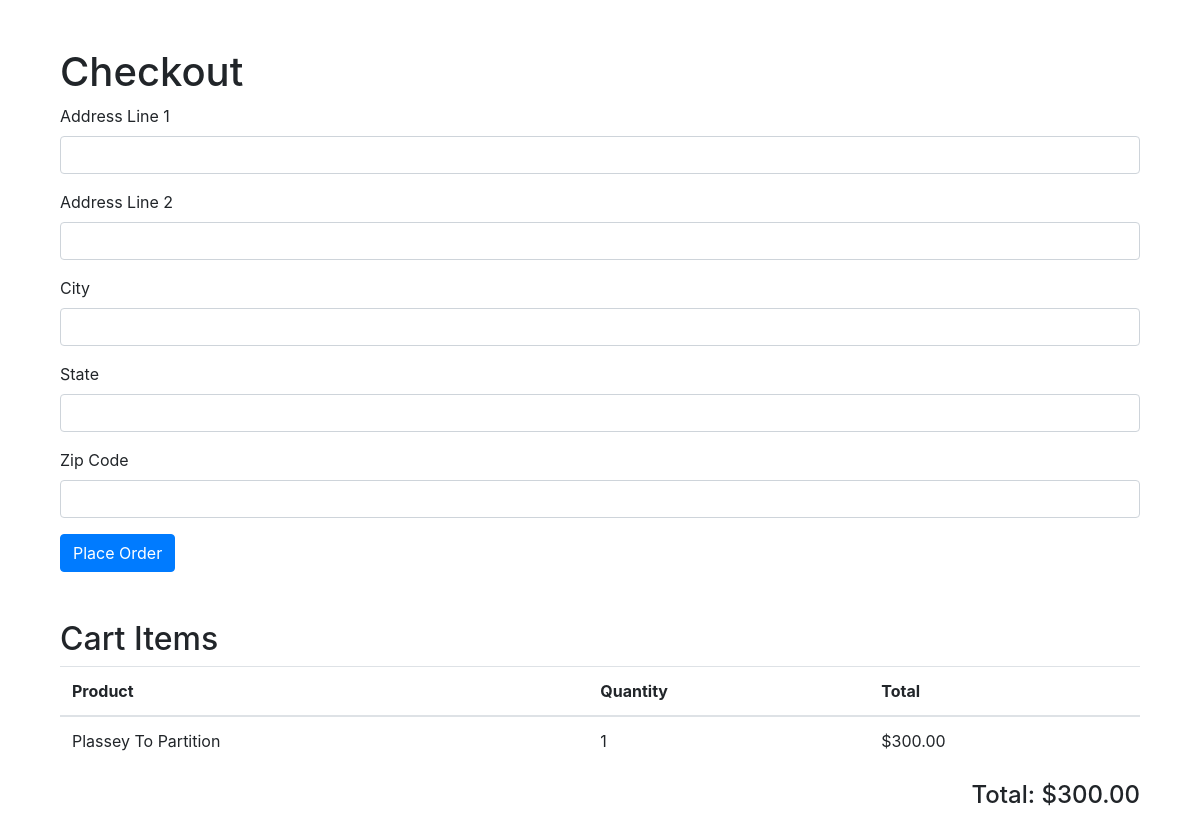
The app's page /checkout/ (signed in) with its own data.
### bookstore/models.py (models this page shows, shortened)
class CartItem(models.Model):
    cart = models.ForeignKey(Cart,related_name='items', on_delete=models.CASCADE)
    book = models.ForeignKey(Book, on_delete=models.CASCADE)
    quantity = models.IntegerField(default=1)

class Book(models.Model):
    title = models.CharField(max_length=255)
    author = models.CharField(max_length=100)
    description = models.TextField()
    price = models.DecimalField(max_digits=10, decimal_places=2)
    published_date = models.DateField()
    categories = models.ManyToManyField(Category)
    image = models.ImageField(upload_to='book_images/', null=True, blank=True)
    default_rating = models.FloatField(default=2.5)

### bookstore/views.py (the view, shortened to what this page needs)
# urls.py: path('checkout/', CheckoutView.as_view(), name='checkout'),
class CheckoutView(View):
    template_name = 'checkout.html'
    def get(self, request):
        try:
            carts = Cart.objects.filter(user=request.user, active=True)
            if carts.count() > 1:
                cart = carts.first()
            else:
                cart = carts.get()
        except Cart.DoesNotExist:
            cart = None
        if not cart or not cart.items.exists():
            return redirect('cart')  # Redirect to cart if it is empty or not found
        cart_items = cart.items.all()
        item_totals = []
        total_price = 0
        for item in cart_items:
            item_total = item.quantity * item.book.price
            item_totals.append({'item': item, 'item_total': item_total})
            total_price += item_total
        return render(request, self.template_name, {
            'cart': cart,
            'cart_items': cart_items,
            'item_totals': item_totals,
            'total_price': total_price,
        })

### templates/checkout.html (shortened to what this page needs)
{% extends 'base.html' %}
{% block content %}
<div class="container mt-5">
    <h1>Checkout</h1>
    {% if cart_items %}
    <form method="post" action="{% url 'checkout' %}">
        <div class="form-group">
            <label for="address_line1">Address Line 1</label>
            <input type="text" class="form-control" id="address_line1" name="address_line1" required>
        </div>
        <div class="form-group">
            <label for="address_line2">Address Line 2</label>
            <input type="text" class="form-control" id="address_line2" name="address_line2">
        </div>
        <div class="form-group">
            <label for="city">City</label>
            <input type="text" class="form-control" id="city" name="city" required>
        </div>
        <div class="form-group">
            <label for="state">State</label>
            <input type="text" class="form-control" id="state" name="state" required>
        </div>
        <div class="form-group">
            <label for="zip_code">Zip Code</label>
            <input type="text" class="form-control" id="zip_code" name="zip_code" required>
        </div>
        <button type="submit" class="btn btn-primary">Place Order</button>
    </form>
    <h2 class="mt-5">Cart Items</h2>
    <table class="table">
        <thead>
            <tr>
                <th>Product</th>
                <th>Quantity</th>
                <th>Total</th>
            </tr>
        </thead>
        <tbody>
            {% for item_total in item_totals %}
            <tr>
                <td>{{ item_total.item.book.title }}</td>
                <td>{{ item_total.item.quantity }}</td>
                <td>${{ item_total.item_total }}</td>
            </tr>
            {% endfor %}
        </tbody>
    </table>
    <div class="text-right">
        <h4>Total: ${{ total_price }}</h4>
    </div>
    {% else %}
    <p>Your cart is empty.</p>
    <a href="{% url 'user_home' %}" class="btn btn-primary">Continue Shopping</a>
    {% endif %}
</div>
{% endblock %}

### records on screen
CartItem: item.book "Plassey To Partition", item.quantity "1", item_total "300.00"

### other values on screen
{{ total_price }} "300.00"
